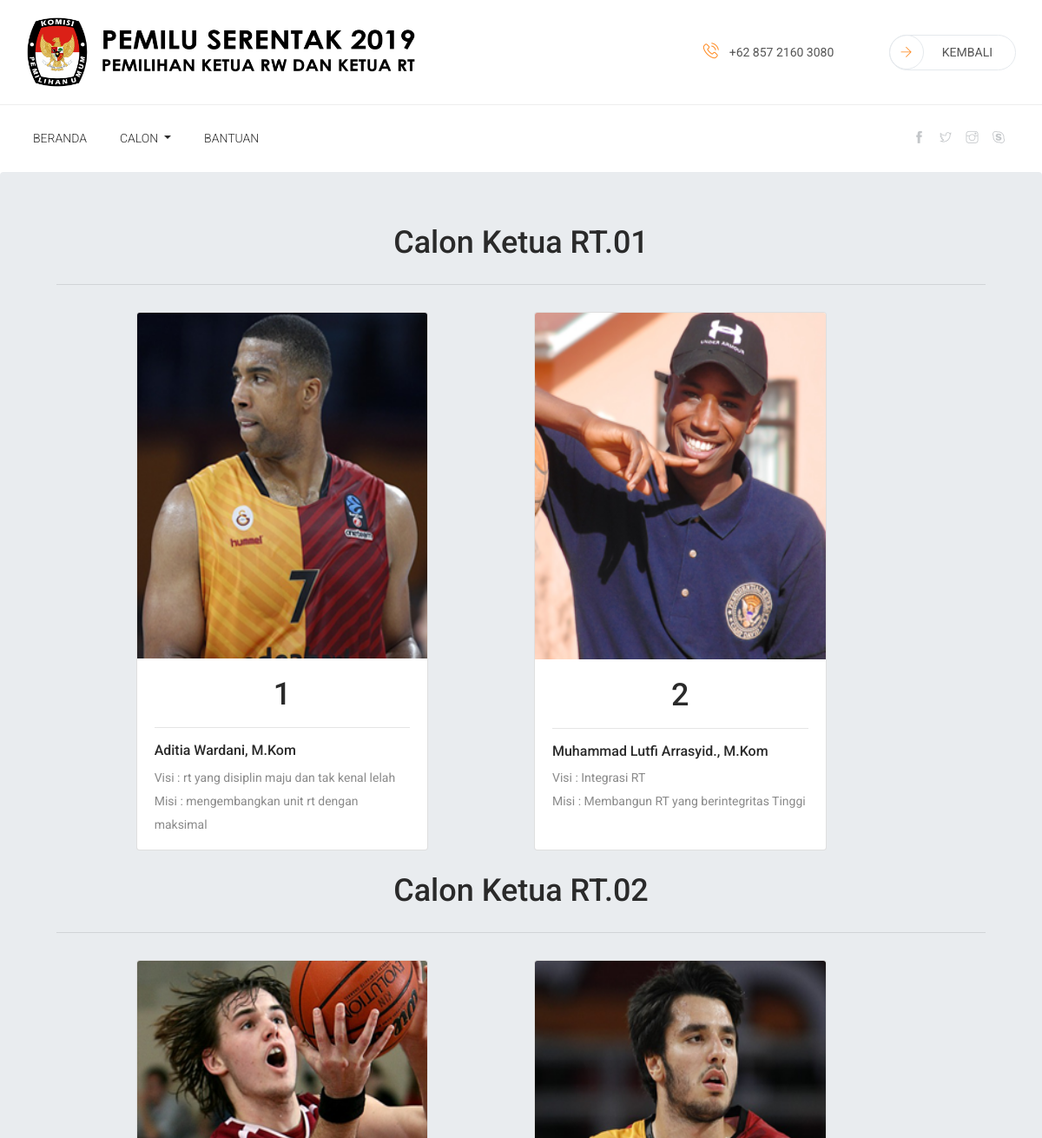
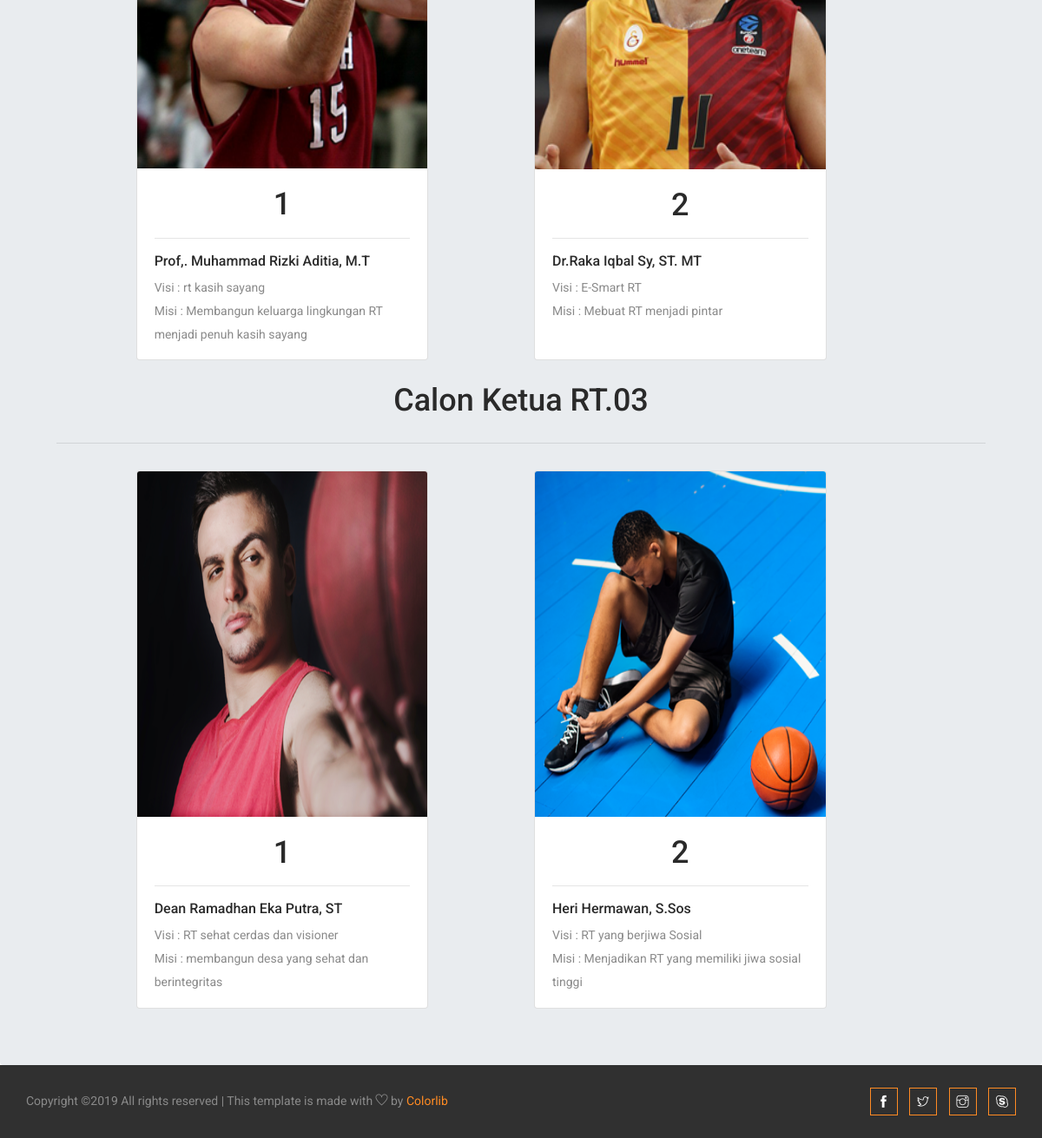
Page /module/admin/viewrt.php (signed in) on the committed database (2 pictures, top to bottom).
### tables this page shows
CREATE TABLE `calon_rt` (
  `id_calonrt` int(11) NOT NULL,
  `nama` varchar(150) NOT NULL,
  `id_dpt` int(10) NOT NULL,
  `no_urut` int(10) NOT NULL,
  `alamat` varchar(25) NOT NULL,
  `visi` varchar(50) NOT NULL,
  `misi` varchar(150) NOT NULL,
  `foto` varchar(50) NOT NULL
);

### module/admin/viewrt.php (the view, shortened to what this page needs)
<!doctype html>
<html lang="en">
<head>
    <link rel="stylesheet" href="../../asset/css/bootstrap.min.css">
    <link rel="stylesheet" href="../../asset/css/animate.css">
    <link rel="stylesheet" href="../../asset/css/owl.carousel.min.css">
    <link rel="stylesheet" href="../../asset/css/themify-icons.css">
    <link rel="stylesheet" href="../../asset/css/flaticon.css">
    <link rel="stylesheet" href="../../asset/css/magnific-popup.css">
    <link rel="stylesheet" href="../../asset/css/nice-select.css">
    <link rel="stylesheet" href="../../asset/css/swiper.min.css">
    <link rel="stylesheet" href="../../asset/css/style.css">
</head>
<body>
    <?php
        include_once("../../config/koneksi.php");
    ?>
<header class="header_area">
    <div class="sub_header">
        <div class="container">
            <div class="row align-items-center">
              <div class="col-md-4 col-xl-6">
                  <div id="logo">
                      <a href="index.html"><img src="../../asset/img/banner-kpu.png" alt="" height="80" title="" /></a>
                  </div>
              </div>
              <div class="col-md-8 col-xl-6">
                  <div class="sub_header_social_icon float-right">
                    <a href="#"><i class="flaticon-phone"></i>+62 857 2160 3080</a>
                    <a href="halaman_admin.php" class="register_icon"><i class="ti-arrow-right"></i>KEMBALI</a>
                  </div>
                </div>
            </div>
        </div>
    </div>
    <div class="main_menu">
        <div class="container">
            <div class="row">
                <div class="col-lg-12">
                    <nav class="navbar navbar-expand-lg navbar-light">
                        <div class="collapse navbar-collapse" id="navbarSupportedContent">
                            <ul class="navbar-nav mr-auto">
                                <li class="nav-item active">
                                    <a class="nav-link active" href="halaman_admin.php">Beranda</a>
                                </li>
                                <li class="nav-item dropdown">
                                    <a class="nav-link dropdown-toggle" href="#" id="navbarDropdown" role="button" data-toggle="dropdown" aria-haspopup="true" aria-expanded="false">
                                        Calon
                                    </a>
                                </li>
                                <li class="nav-item">
                                    <a href="blog.html" class="nav-link">Bantuan</a>
                                </li>
                            </ul>
                            <div class="header_social_icon d-none d-lg-block">
                                <ul>
                                    <li><a href="#"><i class="ti-facebook"></i></a></li>
                                    <li>
                                        <a href="#"> <i class="ti-twitter"></i></a>
                                    </li>
                                    <li><a href="#"><i class="ti-instagram"></i></a></li>
                                    <li><a href="#"><i class="ti-skype"></i></a></li>
                                </ul>
                            </div>
                        </div>
                    </nav>
                </div>
            </div>
        </div>
    </div>
</header>
<section class="breadcrumb">
    <div class="container">
        <div class="row">
                                <div class="col-md-12">
                                    <h1 class="calon">Calon Ketua RT.01</h1>
                                    <hr>
                                </div>
                                <?php
                                $query = mysqli_query($koneksi,"SELECT * from calon_rt WHERE id_dpt=1");
                                while ($data = mysqli_fetch_assoc($query)) {
                                    $nama = $data['nama'];
                                    $no_urut = $data['no_urut'];
                                    $visi = $data['visi'];
                                    $misi = $data['misi'];
                                    $foto = $data['foto']; ?>
                                    <div class="col-md-4 offset-sm-1">
                                        <div class="card">
                                            <img src="../../asset/img/<?php echo $foto; ?>" class="card-img-top" alt="gambar"  width="150px" height="400px">
                                        <div class="card-body">
                                            <h1 class="card-title"><?php echo $no_urut; ?></h1>
                                            <hr>
                                            <h5 class="card-text"><?php echo $nama; ?></h5>
                                            <p class="card-text"><?php echo "Visi : ".$visi; ?></p>
                                            <p class="card-text"><?php echo "Misi : ".$misi; ?></p>
                                        </div>
                                        </div>
                                    </div>
                                <?php } ?>
        </div>
        <div class="row">
                                <div class="col-md-12">
                                    <h1 class="calon">Calon Ketua RT.02</h1>
                                    <hr>
                                </div>
                                <?php
                                $query = mysqli_query($koneksi,"SELECT * from calon_rt WHERE id_dpt=2");
                                while ($data = mysqli_fetch_assoc($query)) {
                                    $nama = $data['nama'];
                                    $no_urut = $data['no_urut'];
                                    $visi = $data['visi'];
                                    $misi = $data['misi'];
                                    $foto = $data['foto']; ?>
                                    <div class="col-md-4 offset-sm-1">
                                        <div class="card">
                                            <img src="../../asset/img/<?php echo $foto; ?>" class="card-img-top" alt="gambar"  width="150px" height="400px">
                                        <div class="card-body">
                                            <h1 class="card-title"><?php echo $no_urut; ?></h1>
                                            <hr>
                                            <h5 class="card-text"><?php echo $nama; ?></h5>
                                            <p class="card-text"><?php echo "Visi : ".$visi; ?></p>
                                            <p class="card-text"><?php echo "Misi : ".$misi; ?></p>
                                        </div>
                                        </div>
                                    </div>
                                <?php } ?>
        </div>
        <div class="row">
                                <div class="col-md-12">
                                    <h1 class="calon">Calon Ketua RT.03</h1>
                                    <hr>
                                </div>
                                <?php
                                $query = mysqli_query($koneksi,"SELECT * from calon_rt WHERE id_dpt=3");
                                while ($data = mysqli_fetch_assoc($query)) {
                                    $nama = $data['nama'];
                                    $no_urut = $data['no_urut'];
                                    $visi = $data['visi'];
                                    $misi = $data['misi'];
                                    $foto = $data['foto']; ?>
                                    <div class="col-md-4 offset-sm-1">
                                        <div class="card">
                                            <img src="../../asset/img/<?php echo $foto; ?>" class="card-img-top" alt="gambar"  width="150px" height="400px">
                                        <div class="card-body">
                                            <h1 class="card-title"><?php echo $no_urut; ?></h1>
                                            <hr>
                                            <h5 class="card-text"><?php echo $nama; ?></h5>
                                            <p class="card-text"><?php echo "Visi : ".$visi; ?></p>
                                            <p class="card-text"><?php echo "Misi : ".$misi; ?></p>
                                        </div>
                                        </div>
                                    </div>
                                <?php } ?>
        </div>
    </div>
</section>
    <footer class="copyright_part">
        <div class="container">
            <div class="row align-items-center">
                <p class="footer-text m-0 col-lg-8 col-md-12">
Copyright &copy;<script>document.write(new Date().getFullYear());</script> All rights reserved | This template is made with <i class="ti-heart" aria-hidden="true"></i> by <a href="https://colorlib.com" target="_blank">Colorlib</a>
</p>
                <div class="col-lg-4 col-md-12 text-center text-lg-right footer-social">
                    <a href="#"><i class="ti-facebook"></i></a>
                    <a href="#"> <i class="ti-twitter"></i> </a>
                    <a href="#"><i class="ti-instagram"></i></a>
                    <a href="#"><i class="ti-skype"></i></a>
                </div>
            </div>
        </div>
    </footer>
</body>
</html>

### rows in the picture
calon_rt: foto (picture), no_urut "1", nama "Aditia Wardani, M.Kom", visi "rt yang disiplin maju dan tak kenal lelah", misi "mengembangkan unit rt dengan maksimal"
calon_rt: foto (picture), no_urut "2", nama "Muhammad Lutfi Arrasyid., M.Kom", visi "Integrasi RT", misi "Membangun RT yang berintegritas Tinggi"
calon_rt: foto (picture), no_urut "1", nama "Prof,. Muhammad Rizki Aditia, M.T", visi "rt kasih sayang", misi "Membangun keluarga lingkungan RT menjadi penuh kasih sayang"
calon_rt: foto (picture), no_urut "2", nama "Dr.Raka Iqbal Sy, ST. MT", visi "E-Smart RT", misi "Mebuat RT menjadi pintar"
calon_rt: foto (picture), no_urut "1", nama "Dean Ramadhan Eka Putra, ST", visi "RT sehat cerdas dan visioner", misi "membangun desa yang sehat dan berintegritas"
calon_rt: foto (picture), no_urut "2", nama "Heri Hermawan, S.Sos", visi "RT yang berjiwa Sosial", misi "Menjadikan RT yang memiliki jiwa sosial tinggi"
